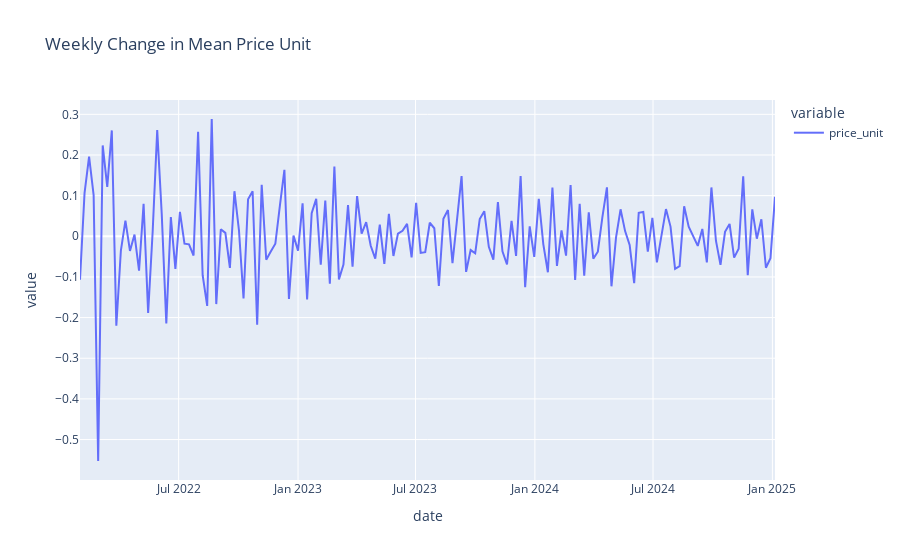

Notebook code cell kept with this figure:
### Markdown cell above
### 2.2.2 Analysis Price Unit

### Code cell
change_price_unit = data.price_unit.resample("W").mean().diff().dropna()

fig = px.line(data_frame=change_price_unit, title="Weekly Change in Mean Price Unit")
fig.show()

### Figure 1 — Plotly figure (JSON) as saved in the notebook; plotly's stock layout.template omitted (floating-point values rounded to 4 significant figures; data arrays with more than 128 entries replaced by an {"elided": "..."} marker saying what was removed)
{"data": [{"hovertemplate": "variable=price_unit<br>date=%{x}<br>value=%{y}<extra></extra>", "legendgroup": "price_unit", "line": {"color": "#636efa", "dash": "solid"}, "marker": {"symbol": "circle"}, "mode": "lines", "name": "price_unit", "orientation": "v", "showlegend": true, "type": "scatter", "x": {"elided": "154 str values"}, "xaxis": "x", "y": {"elided": "154 float values"}, "yaxis": "y"}], "layout": {"legend": {"title": {"text": "variable"}, "tracegroupgap": 0}, "title": {"text": "Weekly Change in Mean Price Unit"}, "xaxis": {"anchor": "y", "domain": [0, 1], "title": {"text": "date"}}, "yaxis": {"anchor": "x", "domain": [0, 1], "title": {"text": "value"}}}}
